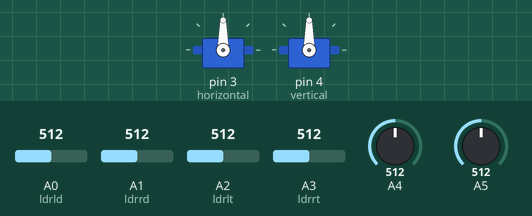
A sketch run on a simulated Arduino Uno, built with avr-gcc and run on an emulated ATmega328P. Shown: 2 × servo. The inputs (shaded band) are chosen by the test bench; at power-on: A0 (ldrld) = 512, A1 (ldrrd) = 512, A4 = 512, A2 (ldrlt) = 512, A3 (ldrrt) = 512, A5 = 512.

Above: at 1.2 s.
1.3 s: A0 (ldrld) set to 273
2.8 s: A0 (ldrld) set to 249
At 3.28 s:
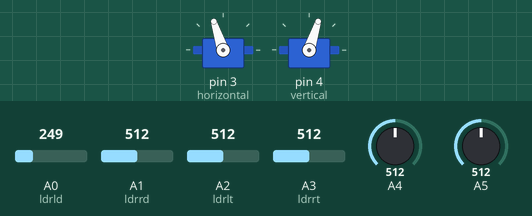
At 5.6 s:
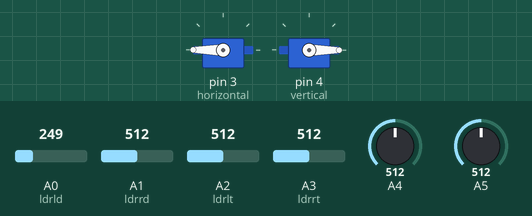
5.8 s: A0 (ldrld) set to 753
7.3 s: A0 (ldrld) set to 781
At 7.77 s:
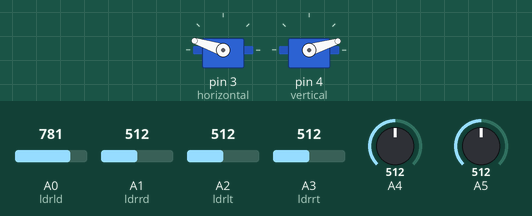
10.3 s: A1 (ldrrd) set to 531
At 12.5 s:
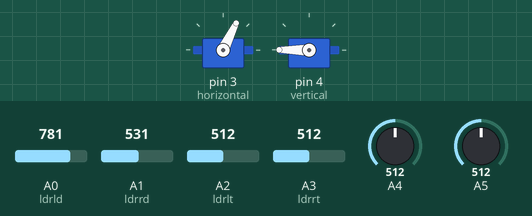
13.3 s: A4 set to 170
Timing chart, 0 to 19.3 s (numbered marks = the images above; inputs shaded):
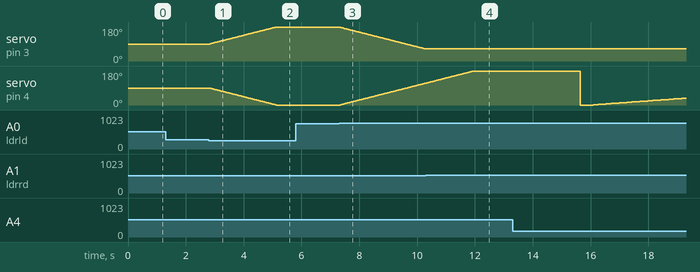

The sketch:

seguidorSolarPainel.ino
```cpp
/*
Seguidor de Luz Solar para painel solar
Mais tutoriais no blog: http://makerbrasiltv.wordpress.com
Gotou? Tem algum projeto que tenha o interesse em compartilhar para todos?
Entre em nosso blog e envie uma mensagem com assunto, Projeto para todos.
Curta nosso canal do youtube para nos ajudar a mudar a educacao do Brasil, para melhor.
Faça sua parte :-)
*/


#include <Servo.h>
Servo horizontal;    // horizontal servo
int servoh = 90;     // stand horizontal servo

Servo vertical;      // vertical servo
int servov = 90;     // stand vertical servo

// LDR pin connections
//  name  = analogpin;
int ldrlt = 2;       //LDR baixo esquerda
int ldrrt = 3;       //LDR baixo direita
int ldrld = 0;       //LDR topo esquerda
int ldrrd = 1;       //LDR topo direita

void setup()
{
  Serial.begin(9600);
  horizontal.attach(3);
  vertical.attach(4);
}

void loop()
{
  int lt = analogRead(ldrlt); // top left
  int rt = analogRead(ldrrt); // top right
  int ld = analogRead(ldrld); // down left
  int rd = analogRead(ldrrd); // down rigt

  int dtime = analogRead(4)/20;
  int tol = analogRead(5)/4;

  int avt = (lt + rt) / 2;    // valor do topo
  int avd = (ld + rd) / 2;    // valor de baixo
  int avl = (lt + ld) / 2;    // valor da esquerda
  int avr = (rt + rd) / 2;    // valor da direita
  int dvert = avt - avd;      // verifica a diferenca do topo e de baixo
  int dhoriz = avl - avr;     // verifica a diferenca da esquerda e da direita

  if (-1*tol > dvert || dvert > tol) // verifica a diferenca e a tolerancia se nao muda o angulo vertical
  {
     if (avt > avd)
  {
     servov = --servov;
     if (servov > 180)
     {
        servov = 180;
     }
  }
  else if (avt < avd)
  {
    servov= ++servov;
    if (servov < 0)
  {
    servov = 0;
  }
  }
  vertical.write(servov);
  }

  //verifica adiferenca e a tolerancia senao muda o angulo horizontal
  if (-1*tol > dhoriz || dhoriz > tol)
  {
  if (avl > avr)
  {
    servoh = --servoh;
    if (servoh < 0)
    {
    servoh = 0;
    }
  }
  else if (avl < avr)
  {
    servoh = ++servoh;
     if (servoh > 180)
     {
     servoh = 180;
     }
  }
  else if (avl = avr)
  {
    // nothing
  }
  horizontal.write(servoh);
  }
   delay(dtime);
}
```

Measured:
- the behaviour switches between 256 and 255 on A0 (ldrld) (found by bisection; images 0 and 1)
- the behaviour switches between 769 and 770 on A0 (ldrld) (found by bisection; images 2 and 3)
- the behaviour switches between 523 and 524 on A1 (ldrrd) (found by bisection; images 3 and 4)
- after the input at 1.3 s, every drawn part: stays the same
- after the input at 2.8 s, servo on pin 3 (horizontal): moves from 90° to 180° over 2.3 s, starting at once; servo on pin 4 (vertical): moves from 90° to 0° over 2.3 s, starting at once
- after the input at 5.8 s, every drawn part: stays the same
- after the input at 7.3 s, servo on pin 3 (horizontal): moves from 180° to 64° over 3.0 s, starting at once; servo on pin 4 (vertical): moves from 0° to 115° over 2.9 s, starting at once
- after the input at 10.3 s, servo on pin 3 (horizontal): stays 64° (without the input it goes to 63° after 0.00 s)
